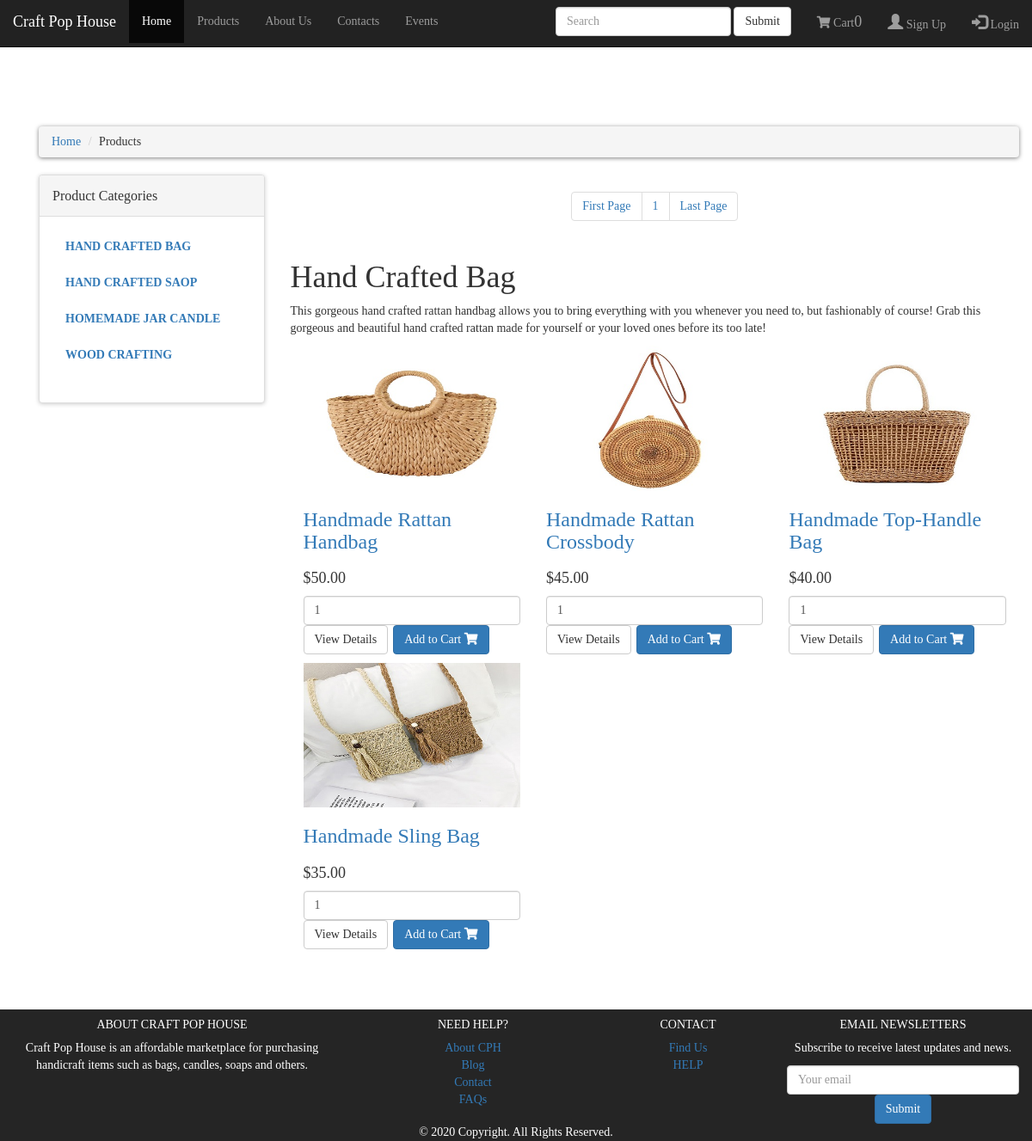
Screenshot of /products.php?category=1 with the database file from the repository.
### tables this page shows
CREATE TABLE `products_categories` (
  `product_category_id` int(10) NOT NULL,
  `product_category_title` text NOT NULL,
  `product_category_desc` text NOT NULL
);

CREATE TABLE `products` (
  `product_id` int(11) NOT NULL,
  `seller_id` int(11) NOT NULL,
  `product_category_id` int(11) NOT NULL,
  `product_title` text NOT NULL,
  `product_img` text NOT NULL,
  `product_price` text NOT NULL,
  `product_description` text NOT NULL
);

### includes/component.php (the view, shortened to what this page needs)
<?php
	function component($product_title, $product_price, $product_image, $product_id)
	{
		$element = "
			<div class='col-md-4 col-sm-6 center-responsive'>
				<form action='products.php' method='post'>
					<div class='product'>
						<a href = '#?id=<?php echo $product_id ?>'>
							<img class='img-responsive' src='images/$product_image'>
						</a>
						<div class='text'>
							<h3>
								<a href='#?id=<?php echo $product_id ?>'>
									$product_title
								</a>
							<h3>
							<p class='price'>
								$$product_price
							</p>
							<p class='button'>
								<input name=\"quantity\" type=\"text\" value=\"1\" class=\"form-control w-25 d-inline\">
								<a class='btn btn-default' href='#'>
								View Details
								</a>
								<button type='submit' class='btn btn-primary' name='add'>Add to Cart <i class='fas fa-shopping-cart'></i></button>
								<input type='hidden' name='product_id' value='$product_id'>
								<input type='hidden' name='hidden_price' value='$product_price'>
								<input type='hidden' name='hidden_name' value='$product_title'>
							</p>
						</div>
					</div>
				</form>
		</div>
		";
		echo $element;
	}
?>

### function.php (shortened to what this page needs)
<?php
	$connection=mysqli_connect('localhost','root','','cph');
	function getCategory()
	{
		global $connection;
		$get_category = "select * from products_categories";
		$run_category =mysqli_query($connection,$get_category);
		while($row_category=mysqli_fetch_array($run_category))
		{
			$category_id = $row_category['product_category_id'];
			$category_title = $row_category['product_category_title'];
			echo "
				<li>
					<a href='products.php?category=$category_id'>$category_title</a>
				</li>
			";
		}
	}
	function getCategoryCO()
	{
		global $connection;
		if(isset($_GET['category']))
		{
			$category_id=$_GET['category'];
			$get_category_id ="select * from products_categories where product_category_id='$category_id'";
			$run_category=mysqli_query($connection,$get_category_id);
			$row_category=mysqli_fetch_array($run_category);
			$category_title = $row_category['product_category_title'];
			$category_desc = $row_category['product_category_desc'];
			$get_products="select * from products where product_category_id='$category_id'";
			$run_products= mysqli_query($connection,$get_products);
			$count=mysqli_num_rows($run_products);
			if($count==0)
			{
				echo "
					<div class='box'>
						<h1> No Product In This Category</h1>
					</div>
					";
			}
			else
			{
				echo "
					<div class='box'>
						<h1>$category_title</h1>
						<p>$category_desc</p>
					</div>
					";
			}
			while($row_products=mysqli_fetch_array($run_products))
			{
				component($row_products['product_title'], 	$row_products['product_price'],
										$row_products['product_img'],
										$row_products['product_id']);
			}
		}
	}
?>

### styles/category.css (style rules this page uses)
* { font-family: Quicksand; }
body { background: #fff; }
input { margin-bottom: 10px; }
.price { font-size:1.5vw; }
#content .panel.sidebar-menu ul.nav.category-menu li a { text-transform:uppercase; font-weight:600; }

### styles/cart.css (style rules this page uses)
* { font-family: Quicksand; }
img { max-width: 100%; height: auto; background: lightblue; background: radial-gradient(white 30%, lightblue 70%); }
html, body { height: 100%; }
body { display: flex; flex-direction: column; }

### rows the page displays
products_categories: product_category_title "HAND CRAFTED BAG", product_category_title "Hand Crafted Bag", product_category_desc "This gorgeous hand crafted rattan handbag allows you to bring everything with you whenever you need to, but fashionably of course! Grab this gorgeous and beautiful hand crafted rattan made for yourself or your loved ones before its too late!"
products_categories: product_category_title "HAND CRAFTED SAOP"
products_categories: product_category_title "HOMEMADE JAR CANDLE"
products_categories: product_category_title "WOOD CRAFTING"
products: product_img (picture), product_title "Handmade Rattan Handbag", product_price "50.00"
products: product_img (picture), product_title "Handmade Rattan Crossbody", product_price "45.00"
products: product_img (picture), product_title "Handmade Top-Handle Bag", product_price "40.00"
products: product_img (picture), product_title "Handmade Sling Bag", product_price "35.00"

### other values shown
$count "0"
